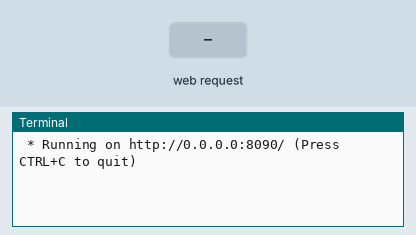
Recording of a program running on a simulated Raspberry Pi (BCM pin numbers). Parts: the last lines printed to the terminal. Inputs (shaded band) come from the test bench. The camera gives no picture and a still takes 0.5 s; the clock reads 2024-03-15 10:24:30 at power-on unless the program sets it.

Above: at 1.2 s.
1.3 s: HTTP request for /api/v1/video/start received
At 2.5 s:
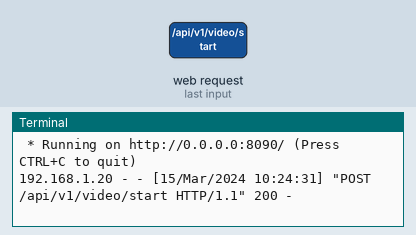
2.8 s: HTTP request for /api/v1/video/stop received
At 3.8 s:
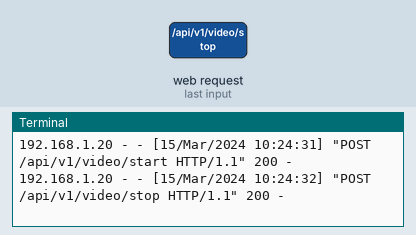
4.3 s: HTTP request for /api/v1/picture received
At 4.9 s:
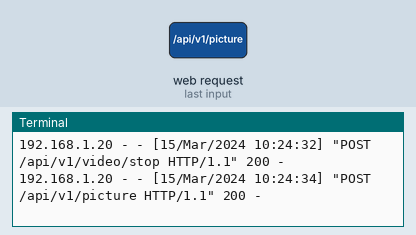
5.8 s: HTTP request for /api/v1/setting received
At 7.0 s:
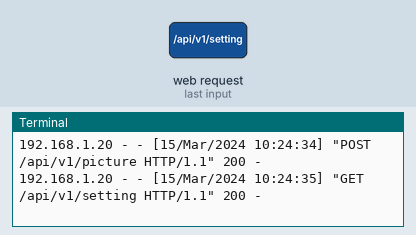
7.3 s: HTTP request for /api/v1/setting/1 received
At 8.4 s:
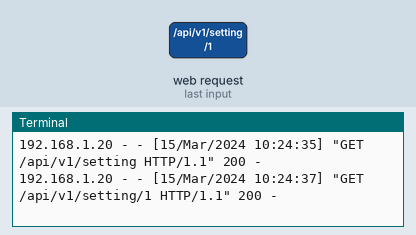
8.8 s: HTTP request for / received
At 9.5 s:
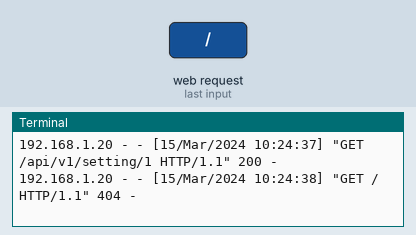

The program:

app.py
```python
from flask import Flask
from picamera import PiCamera

from video_analysis_raspi.services.PictureService import PictureService
from video_analysis_raspi.services.SettingsService import SettingsService
from video_analysis_raspi.services.VideoService import VideoService

app = Flask(__name__)

camera = PiCamera()
settings_service = SettingsService()

video_service = VideoService(camera, settings_service)
picture_service = PictureService(camera, settings_service)


@app.route('/api/v1/video/start', methods=['POST'])
def post_start_video():
    video_service.start_recording()
    return 'Video started'


@app.route('/api/v1/video/stop', methods=['POST'])
def post_stop_video():
    video_service.stop_recording()
    return 'Video stopped'


@app.route('/api/v1/picture', methods=['POST'])
def post_picture_start():
    picture_service.take_pictures()
    return 'Hello World!'


@app.route('/api/v1/setting', methods=['GET'])
def get_settings():
    return settings_service.get_settings()


@app.route('/api/v1/setting/<string:setting_name>', methods=['GET'])
def get_setting_item(setting_name):
    return settings_service.get_setting(setting_name)


@app.route('/api/v1/setting/<string:setting_name>', methods=['PUT'])
def put_setting_item(setting_name):
    return settings_service.change_setting(setting_name)


if __name__ == '__main__':
    app.run(host="0.0.0.0", port=8090)
```

PictureService.py
```python
class PictureService:

    def __init__(self, camera, settings):
        self.camera = camera
        self.settings = settings

    def take_pictures(self):
        pass
```

SettingsService.py
```python
class SettingsService:

    def __init__(self):
        pass

    def get_settings(self):
        pass

    def get_setting(self, setting_name):
        pass

    def change_setting(self, setting_name):
        pass
```

VideoService.py
```python
class VideoService:

    def __init__(self, camera, service):
        pass

    def start_recording(self):
        pass

    def upload_file(self):
        pass

    def stop_recording(self):
        pass
```

Measured:
- after the input at 1.3 s, the terminal: prints a new line at once (image 1)
- after the input at 2.8 s, the terminal: prints a new line at once (image 2)
- after the input at 4.3 s, the terminal: prints a new line at once (image 3)
- after the input at 5.8 s, the terminal: prints a new line at once (image 4)
- after the input at 7.3 s, the terminal: prints a new line at once (image 5)
- after the input at 8.8 s, the terminal: prints a new line at once (image 6)
